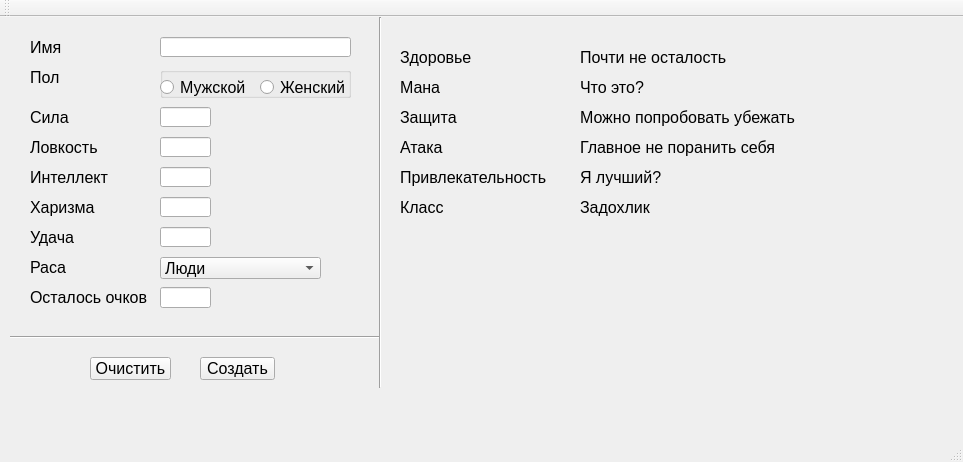
<?xml version="1.0" encoding="UTF-8"?>
<ui version="4.0">
 <class>MainWindow</class>
 <widget class="QMainWindow" name="MainWindow">
  <property name="geometry">
   <rect>
    <x>0</x>
    <y>0</y>
    <width>963</width>
    <height>462</height>
   </rect>
  </property>
  <property name="windowTitle">
   <string>MainWindow</string>
  </property>
  <widget class="QWidget" name="centralWidget">
   <widget class="QLabel" name="label_name">
    <property name="geometry">
     <rect>
      <x>30</x>
      <y>20</y>
      <width>47</width>
      <height>21</height>
     </rect>
    </property>
    <property name="font">
     <font>
      <pointsize>12</pointsize>
     </font>
    </property>
    <property name="text">
     <string>Имя</string>
    </property>
   </widget>
   <widget class="QLineEdit" name="lineEdit_name">
    <property name="geometry">
     <rect>
      <x>160</x>
      <y>20</y>
      <width>191</width>
      <height>20</height>
     </rect>
    </property>
    <property name="font">
     <font>
      <pointsize>12</pointsize>
     </font>
    </property>
   </widget>
   <widget class="QLabel" name="label_sex">
    <property name="geometry">
     <rect>
      <x>30</x>
      <y>50</y>
      <width>47</width>
      <height>21</height>
     </rect>
    </property>
    <property name="font">
     <font>
      <pointsize>12</pointsize>
     </font>
    </property>
    <property name="text">
     <string>Пол</string>
    </property>
   </widget>
   <widget class="QLineEdit" name="lineEdit_str">
    <property name="geometry">
     <rect>
      <x>160</x>
      <y>90</y>
      <width>51</width>
      <height>20</height>
     </rect>
    </property>
    <property name="font">
     <font>
      <pointsize>12</pointsize>
     </font>
    </property>
   </widget>
   <widget class="QLineEdit" name="lineEdit_ag">
    <property name="geometry">
     <rect>
      <x>160</x>
      <y>120</y>
      <width>51</width>
      <height>20</height>
     </rect>
    </property>
    <property name="font">
     <font>
      <pointsize>12</pointsize>
     </font>
    </property>
   </widget>
   <widget class="QLineEdit" name="lineEdit_iq">
    <property name="geometry">
     <rect>
      <x>160</x>
      <y>150</y>
      <width>51</width>
      <height>20</height>
     </rect>
    </property>
    <property name="font">
     <font>
      <pointsize>12</pointsize>
     </font>
    </property>
   </widget>
   <widget class="QLabel" name="label_str">
    <property name="geometry">
     <rect>
      <x>30</x>
      <y>90</y>
      <width>47</width>
      <height>21</height>
     </rect>
    </property>
    <property name="font">
     <font>
      <pointsize>12</pointsize>
     </font>
    </property>
    <property name="text">
     <string>Сила</string>
    </property>
   </widget>
   <widget class="QLabel" name="label_dex">
    <property name="geometry">
     <rect>
      <x>30</x>
      <y>120</y>
      <width>81</width>
      <height>21</height>
     </rect>
    </property>
    <property name="font">
     <font>
      <pointsize>12</pointsize>
     </font>
    </property>
    <property name="text">
     <string>Ловкость</string>
    </property>
   </widget>
   <widget class="QLabel" name="label_in">
    <property name="geometry">
     <rect>
      <x>30</x>
      <y>150</y>
      <width>101</width>
      <height>20</height>
     </rect>
    </property>
    <property name="font">
     <font>
      <pointsize>12</pointsize>
     </font>
    </property>
    <property name="text">
     <string>Интеллект</string>
    </property>
   </widget>
   <widget class="QLineEdit" name="lineEdit_luck">
    <property name="geometry">
     <rect>
      <x>160</x>
      <y>210</y>
      <width>51</width>
      <height>20</height>
     </rect>
    </property>
    <property name="font">
     <font>
      <pointsize>12</pointsize>
     </font>
    </property>
   </widget>
   <widget class="QLabel" name="label_luck">
    <property name="geometry">
     <rect>
      <x>30</x>
      <y>210</y>
      <width>47</width>
      <height>21</height>
     </rect>
    </property>
    <property name="font">
     <font>
      <pointsize>12</pointsize>
     </font>
    </property>
    <property name="text">
     <string>Удача</string>
    </property>
   </widget>
   <widget class="QLineEdit" name="lineEdit_scr_lft">
    <property name="geometry">
     <rect>
      <x>160</x>
      <y>270</y>
      <width>51</width>
      <height>21</height>
     </rect>
    </property>
    <property name="font">
     <font>
      <pointsize>12</pointsize>
     </font>
    </property>
   </widget>
   <widget class="QLabel" name="label_pts_lft">
    <property name="geometry">
     <rect>
      <x>30</x>
      <y>270</y>
      <width>121</width>
      <height>20</height>
     </rect>
    </property>
    <property name="font">
     <font>
      <pointsize>12</pointsize>
     </font>
    </property>
    <property name="text">
     <string>Осталось очков</string>
    </property>
   </widget>
   <widget class="QPushButton" name="pushButton_clr">
    <property name="geometry">
     <rect>
      <x>90</x>
      <y>340</y>
      <width>81</width>
      <height>23</height>
     </rect>
    </property>
    <property name="font">
     <font>
      <pointsize>12</pointsize>
     </font>
    </property>
    <property name="text">
     <string>Очистить</string>
    </property>
   </widget>
   <widget class="QPushButton" name="pushButton_create">
    <property name="geometry">
     <rect>
      <x>200</x>
      <y>340</y>
      <width>75</width>
      <height>23</height>
     </rect>
    </property>
    <property name="font">
     <font>
      <pointsize>12</pointsize>
     </font>
    </property>
    <property name="text">
     <string>Создать</string>
    </property>
   </widget>
   <widget class="Line" name="line">
    <property name="geometry">
     <rect>
      <x>10</x>
      <y>310</y>
      <width>371</width>
      <height>20</height>
     </rect>
    </property>
    <property name="font">
     <font>
      <pointsize>12</pointsize>
     </font>
    </property>
    <property name="orientation">
     <enum>Qt::Horizontal</enum>
    </property>
   </widget>
   <widget class="Line" name="line_2">
    <property name="geometry">
     <rect>
      <x>370</x>
      <y>0</y>
      <width>20</width>
      <height>371</height>
     </rect>
    </property>
    <property name="font">
     <font>
      <pointsize>12</pointsize>
     </font>
    </property>
    <property name="orientation">
     <enum>Qt::Vertical</enum>
    </property>
   </widget>
   <widget class="QLabel" name="label_hp">
    <property name="geometry">
     <rect>
      <x>400</x>
      <y>30</y>
      <width>81</width>
      <height>20</height>
     </rect>
    </property>
    <property name="font">
     <font>
      <pointsize>12</pointsize>
     </font>
    </property>
    <property name="text">
     <string>Здоровье</string>
    </property>
   </widget>
   <widget class="QLabel" name="label_hp_val">
    <property name="geometry">
     <rect>
      <x>580</x>
      <y>30</y>
      <width>201</width>
      <height>21</height>
     </rect>
    </property>
    <property name="font">
     <font>
      <pointsize>12</pointsize>
     </font>
    </property>
    <property name="text">
     <string>Почти не осталость</string>
    </property>
   </widget>
   <widget class="QLabel" name="label_mp_val">
    <property name="geometry">
     <rect>
      <x>580</x>
      <y>60</y>
      <width>71</width>
      <height>21</height>
     </rect>
    </property>
    <property name="font">
     <font>
      <pointsize>12</pointsize>
     </font>
    </property>
    <property name="text">
     <string>Что это?</string>
    </property>
   </widget>
   <widget class="QLabel" name="label_mp">
    <property name="geometry">
     <rect>
      <x>400</x>
      <y>60</y>
      <width>47</width>
      <height>21</height>
     </rect>
    </property>
    <property name="font">
     <font>
      <pointsize>12</pointsize>
     </font>
    </property>
    <property name="text">
     <string>Мана</string>
    </property>
   </widget>
   <widget class="QLabel" name="label_def_val">
    <property name="geometry">
     <rect>
      <x>580</x>
      <y>90</y>
      <width>221</width>
      <height>21</height>
     </rect>
    </property>
    <property name="font">
     <font>
      <pointsize>12</pointsize>
     </font>
    </property>
    <property name="text">
     <string>Можно попробовать убежать</string>
    </property>
   </widget>
   <widget class="QLabel" name="label_def">
    <property name="geometry">
     <rect>
      <x>400</x>
      <y>90</y>
      <width>81</width>
      <height>21</height>
     </rect>
    </property>
    <property name="font">
     <font>
      <pointsize>12</pointsize>
     </font>
    </property>
    <property name="text">
     <string>Защита</string>
    </property>
   </widget>
   <widget class="QLabel" name="label_atk_val">
    <property name="geometry">
     <rect>
      <x>580</x>
      <y>120</y>
      <width>201</width>
      <height>21</height>
     </rect>
    </property>
    <property name="font">
     <font>
      <pointsize>12</pointsize>
     </font>
    </property>
    <property name="text">
     <string>Главное не поранить себя</string>
    </property>
   </widget>
   <widget class="QLabel" name="label_atk">
    <property name="geometry">
     <rect>
      <x>400</x>
      <y>120</y>
      <width>47</width>
      <height>21</height>
     </rect>
    </property>
    <property name="font">
     <font>
      <pointsize>12</pointsize>
     </font>
    </property>
    <property name="text">
     <string>Атака</string>
    </property>
   </widget>
   <widget class="QLabel" name="label_class_val">
    <property name="geometry">
     <rect>
      <x>580</x>
      <y>180</y>
      <width>341</width>
      <height>21</height>
     </rect>
    </property>
    <property name="font">
     <font>
      <pointsize>12</pointsize>
     </font>
    </property>
    <property name="text">
     <string>Задохлик</string>
    </property>
   </widget>
   <widget class="QLabel" name="label_class">
    <property name="geometry">
     <rect>
      <x>400</x>
      <y>180</y>
      <width>47</width>
      <height>21</height>
     </rect>
    </property>
    <property name="font">
     <font>
      <pointsize>12</pointsize>
     </font>
    </property>
    <property name="text">
     <string>Класс</string>
    </property>
   </widget>
   <widget class="QLabel" name="label_race">
    <property name="geometry">
     <rect>
      <x>30</x>
      <y>240</y>
      <width>47</width>
      <height>21</height>
     </rect>
    </property>
    <property name="font">
     <font>
      <pointsize>12</pointsize>
     </font>
    </property>
    <property name="text">
     <string>Раса</string>
    </property>
   </widget>
   <widget class="QComboBox" name="comboBox_race">
    <property name="geometry">
     <rect>
      <x>160</x>
      <y>240</y>
      <width>161</width>
      <height>22</height>
     </rect>
    </property>
    <property name="font">
     <font>
      <pointsize>12</pointsize>
     </font>
    </property>
    <item>
     <property name="text">
      <string>Люди</string>
     </property>
    </item>
    <item>
     <property name="text">
      <string>Хоббиты</string>
     </property>
    </item>
    <item>
     <property name="text">
      <string>Гномы</string>
     </property>
    </item>
    <item>
     <property name="text">
      <string>Орки</string>
     </property>
    </item>
   </widget>
   <widget class="QLabel" name="label_har">
    <property name="geometry">
     <rect>
      <x>30</x>
      <y>180</y>
      <width>71</width>
      <height>21</height>
     </rect>
    </property>
    <property name="font">
     <font>
      <pointsize>12</pointsize>
     </font>
    </property>
    <property name="text">
     <string>Харизма</string>
    </property>
   </widget>
   <widget class="QLineEdit" name="lineEdit_charm">
    <property name="geometry">
     <rect>
      <x>160</x>
      <y>180</y>
      <width>51</width>
      <height>20</height>
     </rect>
    </property>
    <property name="font">
     <font>
      <pointsize>12</pointsize>
     </font>
    </property>
   </widget>
   <widget class="QLabel" name="label_priv">
    <property name="geometry">
     <rect>
      <x>400</x>
      <y>150</y>
      <width>161</width>
      <height>20</height>
     </rect>
    </property>
    <property name="font">
     <font>
      <pointsize>12</pointsize>
     </font>
    </property>
    <property name="text">
     <string>Привлекательность</string>
    </property>
   </widget>
   <widget class="QLabel" name="label_priv_val">
    <property name="geometry">
     <rect>
      <x>580</x>
      <y>150</y>
      <width>131</width>
      <height>21</height>
     </rect>
    </property>
    <property name="font">
     <font>
      <pointsize>12</pointsize>
     </font>
    </property>
    <property name="text">
     <string>Я лучший?</string>
    </property>
   </widget>
   <widget class="QGroupBox" name="groupBox">
    <property name="enabled">
     <bool>true</bool>
    </property>
    <property name="geometry">
     <rect>
      <x>160</x>
      <y>50</y>
      <width>191</width>
      <height>31</height>
     </rect>
    </property>
    <property name="font">
     <font>
      <pointsize>12</pointsize>
     </font>
    </property>
    <property name="title">
     <string/>
    </property>
    <widget class="QRadioButton" name="radioButton_sex_m">
     <property name="geometry">
      <rect>
       <x>0</x>
       <y>10</y>
       <width>91</width>
       <height>20</height>
      </rect>
     </property>
     <property name="font">
      <font>
       <pointsize>12</pointsize>
      </font>
     </property>
     <property name="text">
      <string>Мужской</string>
     </property>
    </widget>
    <widget class="QRadioButton" name="radioButton_sex_w">
     <property name="geometry">
      <rect>
       <x>100</x>
       <y>10</y>
       <width>91</width>
       <height>20</height>
      </rect>
     </property>
     <property name="font">
      <font>
       <pointsize>12</pointsize>
      </font>
     </property>
     <property name="text">
      <string>Женский</string>
     </property>
    </widget>
   </widget>
  </widget>
  <widget class="QMenuBar" name="menuBar">
   <property name="geometry">
    <rect>
     <x>0</x>
     <y>0</y>
     <width>963</width>
     <height>21</height>
    </rect>
   </property>
  </widget>
  <widget class="QToolBar" name="mainToolBar">
   <attribute name="toolBarArea">
    <enum>TopToolBarArea</enum>
   </attribute>
   <attribute name="toolBarBreak">
    <bool>false</bool>
   </attribute>
  </widget>
  <widget class="QStatusBar" name="statusBar"/>
 </widget>
 <layoutdefault spacing="6" margin="11"/>
 <tabstops>
  <tabstop>lineEdit_name</tabstop>
  <tabstop>radioButton_sex_m</tabstop>
  <tabstop>radioButton_sex_w</tabstop>
  <tabstop>lineEdit_str</tabstop>
  <tabstop>lineEdit_ag</tabstop>
  <tabstop>lineEdit_iq</tabstop>
  <tabstop>lineEdit_charm</tabstop>
  <tabstop>lineEdit_luck</tabstop>
  <tabstop>comboBox_race</tabstop>
  <tabstop>lineEdit_scr_lft</tabstop>
  <tabstop>pushButton_clr</tabstop>
  <tabstop>pushButton_create</tabstop>
 </tabstops>
 <resources/>
 <connections/>
</ui>
